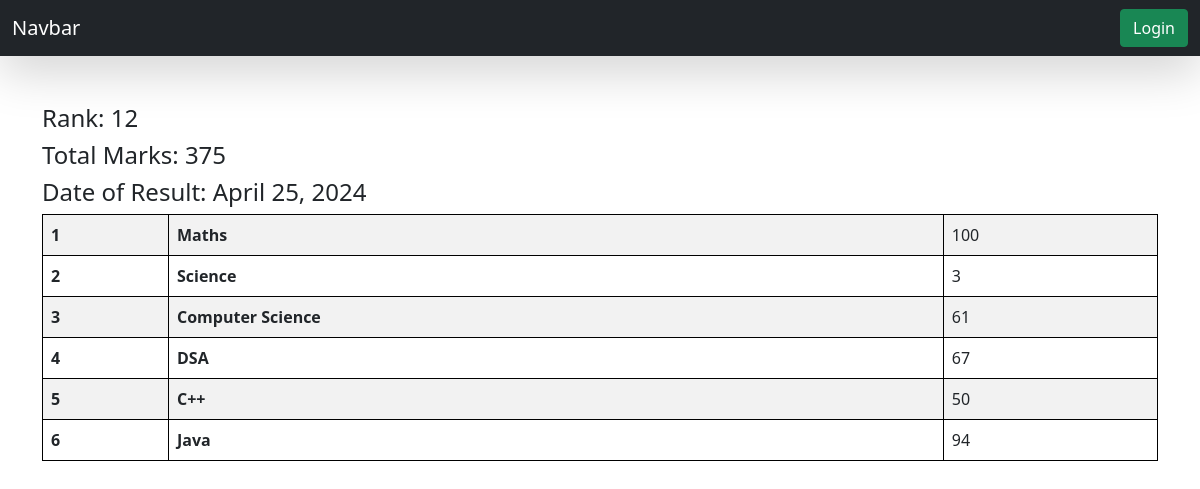
/see_marks/STU-0149/, run on the app's committed database.
### reportcard/models.py (models this page shows, shortened)
class SubjectMarks(models.Model):
    student = models.ForeignKey(Student, related_name="studentmarks", on_delete=models.CASCADE)
    subject = models.ForeignKey(Subject, on_delete=models.CASCADE)
    marks = models.IntegerField()
    class Meta:
        unique_together = ['student', 'subject']

class Student(models.Model):
    department = models.ForeignKey(Department, related_name="depart", on_delete=models.CASCADE)
    student_id = models.OneToOneField(StudentID, related_name="studentid", on_delete=models.SET_NULL, null=True)
    student_name = models.CharField(max_length=100)
    student_email = models.EmailField(unique=True)
    student_age = models.IntegerField(default=18)
    student_address = models.TextField()

class ReportCard(models.Model):
    student = models.ForeignKey(Student, related_name="studentreportcard", on_delete=models.CASCADE)
    student_rank = models.IntegerField()
    date_of_report_card_generation = models.DateField(auto_now_add=True)
    class Meta:
        unique_together = ['student_rank', 'date_of_report_card_generation']

class Subject(models.Model):
    subject_name = models.CharField(max_length=100)

### reportcard/views.py (the view)
# urls.py: path('see_marks/<student_id>/', see_marks, name="see_marks")
def see_marks(request, student_id):
    queryset = SubjectMarks.objects.filter(student__student_id__student_id = student_id)
    total_marks = queryset.aggregate(total_marks = Sum('marks'))
    return render(request, 'report/see_marks.html', {'queryset' : queryset, 'total_marks': total_marks})

### reportcard/templates/report/see_marks.html
{% extends "base.html" %} {% block start %}
<div class="container mt-5">
  <h4>Rank: {{queryset.first.student.studentreportcard.first.student_rank}}</h4>
  <h4>Total Marks: {{total_marks.total_marks}}</h4>
  <h4>
    Date of Result:
    {{queryset.first.student.studentreportcard.first.date_of_report_card_generation}}
  </h4>
  <table class="table table-striped">
    <tbody>
      {% for marks in queryset %}
      <tr>
        <th scope="row">{{forloop.counter}}</th>
        <td><b>{{marks.subject.subject_name}}</b></td>
        <td>{{marks.marks}}</td>
      </tr>
      {% endfor %}
    </tbody>
  </table>
</div>
{% endblock %}

### reportcard/templates/base.html (style rules this page uses)
table, th, td { border: 1px solid black; }

### data on the page
SubjectMarks: first.student.studentreportcard.first.student_rank "12", first.student.studentreportcard.first.date_of_report_card_generation "April 25, 2024", subject.subject_name "Maths", marks "100"
SubjectMarks: subject.subject_name "Science", marks "3"
SubjectMarks: subject.subject_name "Computer Science", marks "61"
SubjectMarks: subject.subject_name "DSA", marks "67"
SubjectMarks: subject.subject_name "C++", marks "50"
SubjectMarks: subject.subject_name "Java", marks "94"

### other printed values
{{ total_marks.total_marks }} "375"
